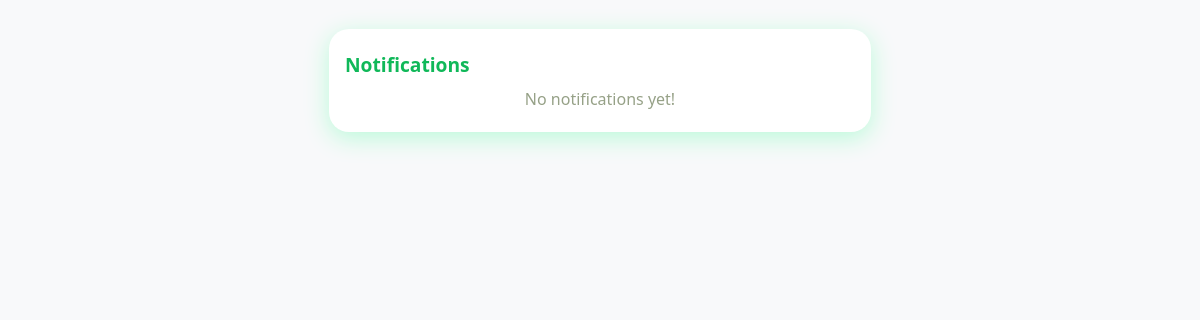
The page /pages/notifications.php (signed in) on the database as committed earlier.
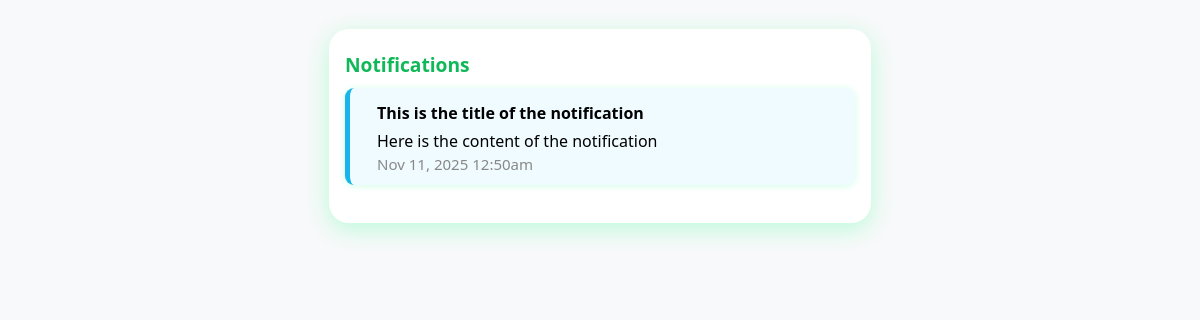
The same page on the database as committed later.
### tables this page shows
CREATE TABLE `notifications` (
  `id` int(11) NOT NULL,
  `user_id` int(11) DEFAULT NULL,
  `title` varchar(120) NOT NULL,
  `message` text NOT NULL,
  `type` enum('info','success','warning','error','reminder') DEFAULT NULL,
  `is_read` tinyint(1) DEFAULT 0,
  `created_at` datetime DEFAULT current_timestamp(),
  `link` varchar(255) DEFAULT NULL
);

### pages/notifications.php (the view, shortened to what this page needs)
<?php
require_once '../backend/config.php';
$user_id = $_SESSION['user_id'] ?? 0;
$notis = $conn->query(
  "SELECT * FROM notifications WHERE user_id IS NULL OR user_id=$user_id ORDER BY created_at DESC"
);
?>
<!DOCTYPE html>
<html>
<head>
</head>
<body>
  <div class="notif-panel">
    <div class="notif-title"><i class="fas fa-bell"></i> Notifications</div>
    <?php
    while($n = $notis->fetch_assoc()): ?>
      <div class="notif-card <?= $n['type'] ?> <?= $n['is_read']?'':'notif-unread' ?>">
        <div class="notif-content">
          <div class="notif-heading"><?= htmlspecialchars($n['title']) ?></div>
          <div><?= nl2br(htmlspecialchars($n['message'])) ?></div>
          <div class="notif-date"><?= date('M j, Y h:ia', strtotime($n['created_at'])) ?></div>
        </div>
      </div>
    <?php endwhile; ?>
    <?php if($notis->num_rows == 0): ?>
      <div style="text-align:center;color:#96a187;">No notifications yet!</div>
    <?php endif; ?>
  </div>
</body>
</html>

### pages/notifications.php (style rules this page uses)
body { background:#f8f9fa; font-family:'Poppins','Segoe UI',sans-serif; }
.notif-panel { max-width:510px;margin:29px auto 0;background:#fff;padding:22px 16px;border-radius:20px;box-shadow:0 6px 24px #bafad9; }
.notif-title { font-size:1.2em;font-weight:700;margin-bottom:10px;color:#10b859; }
.notif-card { background:#f7fff9; border-left:5px solid #13ce65; border-radius:9px; padding:14px 15px 11px;margin-bottom:16px; box-shadow:0 1px 7px #d0ffe7; display: flex; gap:12px; align-items: flex-start; }
.notif-card.info { border-color: #17b6ea; background:#f0fbff; }
.notif-content { flex:1; }
.notif-heading { font-weight:bold;font-size:1em;margin-bottom:6px; }
.notif-date { font-size:.94em;color:#888;margin-top:2px; }
.notif-unread { background:#e6ffe6; }

Rows that differ between the two databases and show on the page:
added notifications: title "This is the title of the notification", message "Here is the content of the notification", created_at "Nov 11, 2025 12:50am"
Other text that changed with them:
text no longer shown: "No notifications yet!"
